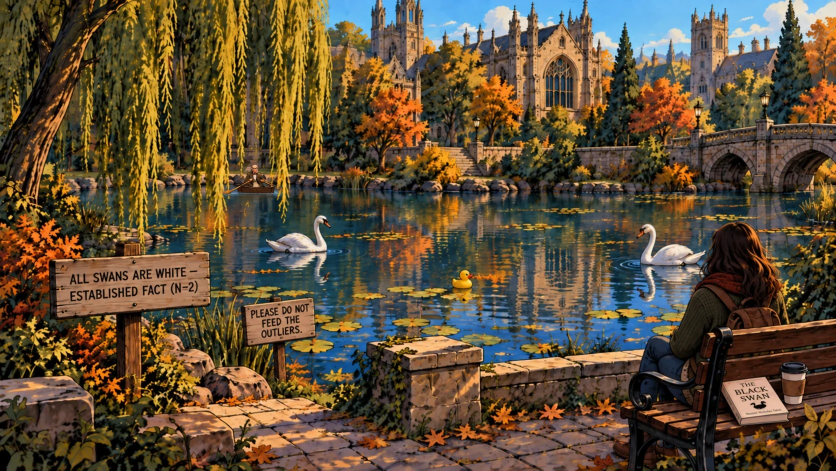
#> input picture art/png-originals/pond-bg-before-coleman.webp, 1672 x 941 px, given in place of logo-grundarts.webp, which was not available (shown at 1/2 size)
$ python build.py ../../../art/png-originals/pond-bg-before-coleman.webp
#> lines starting #> are read from the running program, lines starting #| are printed output that depends on the picture; pictures that were not available may be replaced by others from this repository, and a replacement may not be noted
#!/usr/bin/env python3
"""Cut the Founders' Rap Battle trailer.

    .venv-tts/bin/python tools/rap/trailer/build.py <recdir>   -> build/trailer/founders-rap-battle-trailer.mp4

<recdir> is a recording from record.js after mixdown.py (rec.mp4 + rec.wav). The trailer:
GrundArts logo -> rap battle title card (art/rap/trailer/title-v1.png) -> scenes from the
recording (Tobi's welcome, two lines each from Marx, Durkheim and Weber, Tobi calling up
Professor G, the start of his cutscene) -> the game's title screen with COMING SOON.
Cards are rendered frame by frame (a slow push-in, so no zoompan jitter); every cut is a
short crossfade in picture and sound.
"""
import json, os, re, subprocess, sys, tempfile
import numpy as np
from PIL import Image, ImageDraw, ImageFont, ImageFilter

ROOT = os.path.dirname(os.path.dirname(os.path.dirname(os.path.dirname(os.path.abspath(__file__)))))
WEB = os.path.join(ROOT, 'web')
OUT = os.path.join(ROOT, 'build', 'trailer')
W, H, FPS, SR = 1920, 1080, 60, 48000
XF = 0.45                      # crossfade between clips, seconds

# scenes from the recording: (start, end) in seconds of rec.mp4 (see the audio timeline)
SCENES = [(6.30, 16.40),       # Tobi: "Hi hi HI, welcome back to UniLife Live!"
          (42.30, 54.40),      # Marx, first two lines
          (97.20, 108.80),     # Durkheim, first two lines
          (148.50, 160.60),    # Weber, first two lines ("iron cage")
          (205.60, 213.20),    # Tobi calls up Professor G; drum roll, air horn
          (213.20, 238.60)]    # Professor G: "May I have your attention, please?" ...

# [10 lines left out: functions sprite, decode, not called in this run]

def sfx(name):
    f, st, d = sprite(name)
    return decode(os.path.join(WEB, f), st, d)

def place(buf, sig, at, gain=1.0):
    i = int(at * SR); j = min(len(buf), i + len(sig))
    if i < len(buf): buf[i:j] += sig[:j - i] * gain

# [11 lines left out: functions fade, cover, not called in this run]

def render(path, dur, frame_fn):
    p = subprocess.Popen(['ffmpeg', '-v', 'error', '-y', '-f', 'rawvideo', '-pix_fmt', 'rgb24', '-s', '%dx%d' % (W, H),
                          '-r', str(FPS), '-i', '-', '-c:v', 'libx264', '-preset', 'medium', '-crf', '16',
                          '-pix_fmt', 'yuv420p', path], stdin=subprocess.PIPE)
    for i in range(int(dur * FPS)):
        p.stdin.write(frame_fn(i / FPS).convert('RGB').tobytes())
    p.stdin.close(); p.wait()

def push_in(base, z0, z1, dur, cx=0.5, cy=0.5):
    """A slow zoom into a still: sub-pixel smooth, done with an affine transform per frame."""
    # [5 lines left out: function f, not called in this run]
    return f

def main():
    rec = sys.argv[1]
    os.makedirs(OUT, exist_ok=True)
    tmp = tempfile.mkdtemp()
    clips = []   # (video path, audio array)

    # 1. GrundArts logo on black, as on the game's splash screen
    logo = Image.open(os.path.join(WEB, 'logo-grundarts.webp')).convert('RGBA')
    r = min(W * 0.82 / logo.width, H * 0.82 / logo.height)
#> r = 0.941
    logo = logo.resize((round(logo.width * r), round(logo.height * r)), Image.LANCZOS)
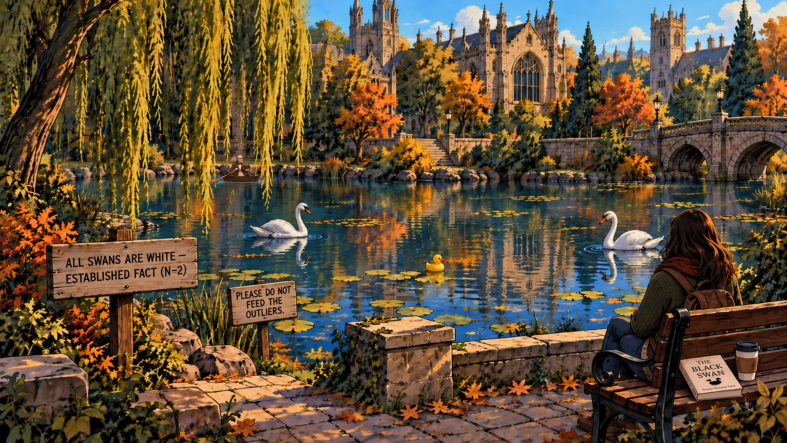
#> logo: PIL image 1574x886 RGBA (shown at 1/2 size); mean R, G, B, A 95.2, 79.2, 56.8, 255
    card = Image.new('RGB', (W, H), 'black'); card.paste(logo, ((W - logo.width) // 2, (H - logo.height) // 2), logo)
#> after `card = Image.new('RGB', (W, H), 'black')`: card: PIL image 1920x1080 RGB; every value is 0
#> after `card.paste(logo, ((W - logo.width) // 2, (H - logo.height) // 2), logo`:
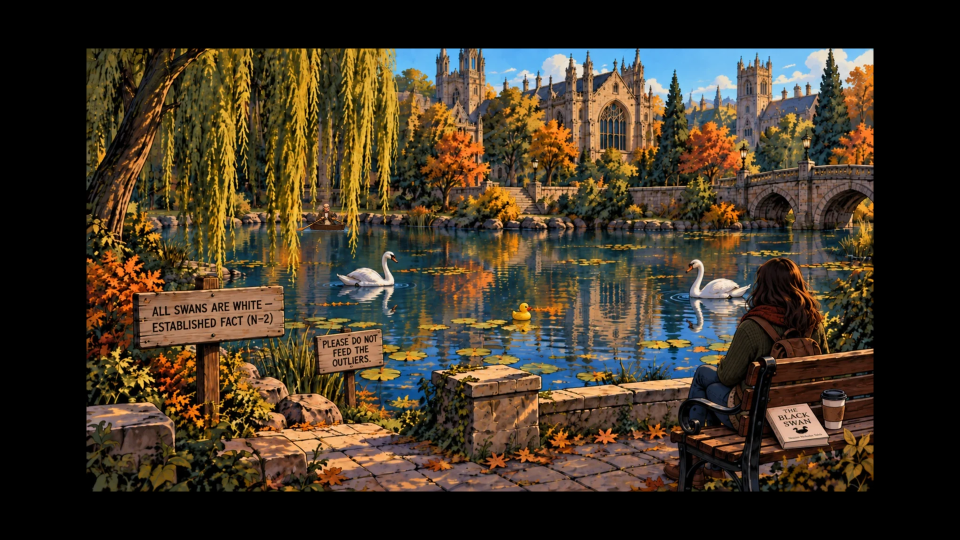
#> card: PIL image 1920x1080 RGB (shown at 1/2 size); mean R, G, B 64, 53.3, 38.2
    d = 4.2
    zoom = push_in(card, 1.0, 1.04, d)
    def logo_f(t):
        a = min(1, t / 0.8, max(0, (d - t) / 0.6))
        return Image.blend(Image.new('RGB', (W, H)), zoom(t), a)
    render(os.path.join(tmp, 'c0.mp4'), d, logo_f)
    a = np.zeros((int(d * SR), 2), np.float32)
    place(a, sfx('sfx-needle'), d - 0.9, 0.55)
    clips.append((os.path.join(tmp, 'c0.mp4'), a))

    # 2. the title card: scratch, air horn, a cheer, and the opening bars of Marx's beat
    title = cover(Image.open(os.path.join(ROOT, 'art', 'rap', 'trailer', 'title-v1.png')).convert('RGB'))
    d = 6.2
    zoom = push_in(title, 1.0, 1.07, d, 0.5, 0.35)
    flash_t = 0.0
    # [4 lines left out: function title_f, not called in this run]
    render(os.path.join(tmp, 'c1.mp4'), d, title_f)
    a = np.zeros((int(d * SR), 2), np.float32)
    beat = fade(decode(os.path.join(WEB, 'rap-marx.mp3'), 0, 5.2), 0, 0.5)
    place(a, beat, 0.15, 0.9)
    place(a, sfx('sfx-scratch'), 0.0, 0.55)
    place(a, sfx('sfx-airhorn'), 0.25, 0.45)
    place(a, fade(sfx('sfx-crowd-cheer'), 0, 1.2), 0.4, 0.35)
    clips.append((os.path.join(tmp, 'c1.mp4'), a * 2.2))     # it has to hit as hard as the scenes

    # 3. the scenes
    full = decode(os.path.join(rec, 'rec.wav'))
    for k, (s, e) in enumerate(SCENES):
        v = os.path.join(tmp, 's%d.mp4' % k)
        subprocess.run(['ffmpeg', '-v', 'error', '-y', '-ss', '%.3f' % s, '-i', os.path.join(rec, 'rec.mp4'), '-t', '%.3f' % (e - s),
                        '-c:v', 'libx264', '-preset', 'medium', '-crf', '16', '-pix_fmt', 'yuv420p', '-r', str(FPS), v], check=True)
        seg = full[int(s * SR):int(e * SR)]
        rms = float(np.sqrt(np.mean(seg ** 2))) + 1e-9      # even the scenes out: verses sat 5 dB under Prof G
        seg = seg * min(2.5, max(0.4, 0.1 / rms))
        clips.append((v, fade(seg, 0.12, 0.3)))

    # 4. COMING SOON over the game's title screen, applause into the title theme
    soon = cover(Image.open(os.path.join(WEB, 'title-screen.webp')).convert('RGB'))
    font = ImageFont.truetype('/System/Library/Fonts/Supplemental/Georgia Bold.ttf', 104)
    small = ImageFont.truetype('/System/Library/Fonts/Supplemental/Georgia Italic.ttf', 40)
    # [13 lines left out: function text_layer, not called in this run]
    t1 = text_layer('COMING SOON', font, 585, 14)
    t2 = text_layer('a GrundArts game', small, 715, 2)
    d = 7.5
    zoom = push_in(soon, 1.0, 1.05, d, 0.5, 0.3)
    # [7 lines left out: function soon_f, not called in this run]
    render(os.path.join(tmp, 'c9.mp4'), d, soon_f)
    a = np.zeros((int(d * SR), 2), np.float32)
    place(a, fade(sfx('sfx-crowd-huge'), 0, 2.5), 0.0, 0.45)
    place(a, fade(decode(os.path.join(WEB, 'title-theme.mp3'), 0, d), 1.5, 1.2), 0.3, 0.75)
    clips.append((os.path.join(tmp, 'c9.mp4'), a))

    # join: video crossfades (xfade) and the audio overlapped by the same amount
    durs = [len(a) / SR for _, a in clips]
    inputs, fc, last, off = [], [], '[0:v]', 0.0
    for i, (v, _) in enumerate(clips): inputs += ['-i', v]
    for i in range(1, len(clips)):
        off += durs[i - 1] - XF
        lab = '[v%d]' % i
        fc.append('%s[%d:v]xfade=transition=fade:duration=%.2f:offset=%.3f%s' % (last, i, XF, off, lab))
        last = lab
    total = off + durs[-1]
    mix = np.zeros((int((total + 1) * SR), 2), np.float32)
    t = 0.0
    for i, (_, a) in enumerate(clips):
        a = fade(a, XF if i else 0, XF if i < len(clips) - 1 else 0)
        place(mix, a, t); t += len(a) / SR - XF
    peak = np.abs(mix).max()
    if peak > 0.97: mix *= 0.97 / peak
    import soundfile as sf
    wav = os.path.join(tmp, 'mix.wav'); sf.write(wav, mix[:int(total * SR)], SR)
    out = os.path.join(OUT, 'founders-rap-battle-trailer.mp4')
    fc.append('[%d:a]loudnorm=I=-15:TP=-1.5:LRA=11[a]' % len(clips))     # online-video loudness
    subprocess.run(['ffmpeg', '-v', 'error', '-y'] + inputs + ['-i', wav, '-filter_complex', ';'.join(fc),
                    '-map', last, '-map', '[a]', '-ar', '48000', '-c:v', 'libx264', '-preset', 'slow', '-crf', '18',
                    '-pix_fmt', 'yuv420p', '-r', str(FPS), '-c:a', 'aac', '-b:a', '192k', '-movflags', '+faststart',
                    '-shortest', out], check=True)
    print(out, '%.1f s' % total, '%.1f MB' % (os.path.getsize(out) / 1e6))

if __name__ == '__main__':
#> (the run stopped early here; a loop or call above may not have finished)

$ run again, on art/png-originals/profg-panel-close-before-monkey.webp
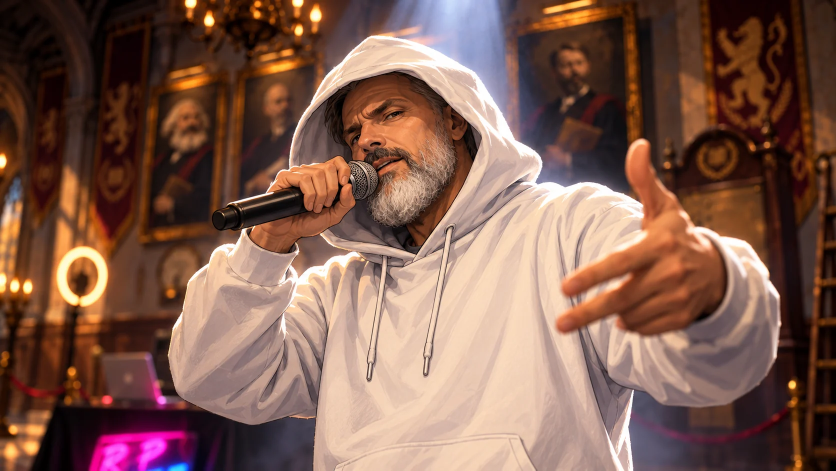
#> input picture art/png-originals/profg-panel-close-before-monkey.webp, 1672 x 941 px, given in place of logo-grundarts.webp, which was not available (shown at 1/2 size)
#> card: PIL image 1920x1080 RGB; every value is 0
#> in main, `card.paste(logo, ((W - logo.width) // 2, (H - logo.height) // 2), logo`:
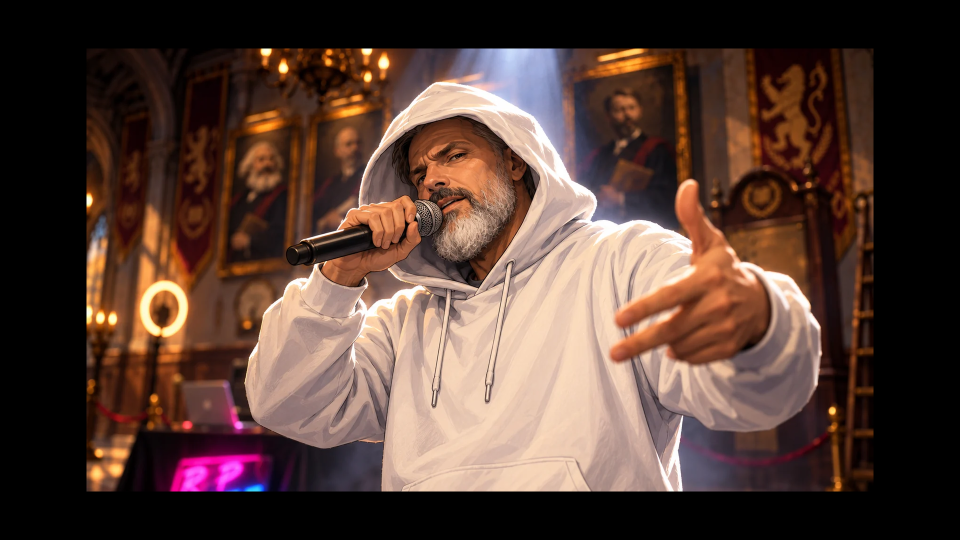
#> card: PIL image 1920x1080 RGB (shown at 1/2 size); mean R, G, B 86.3, 62.5, 53.4
